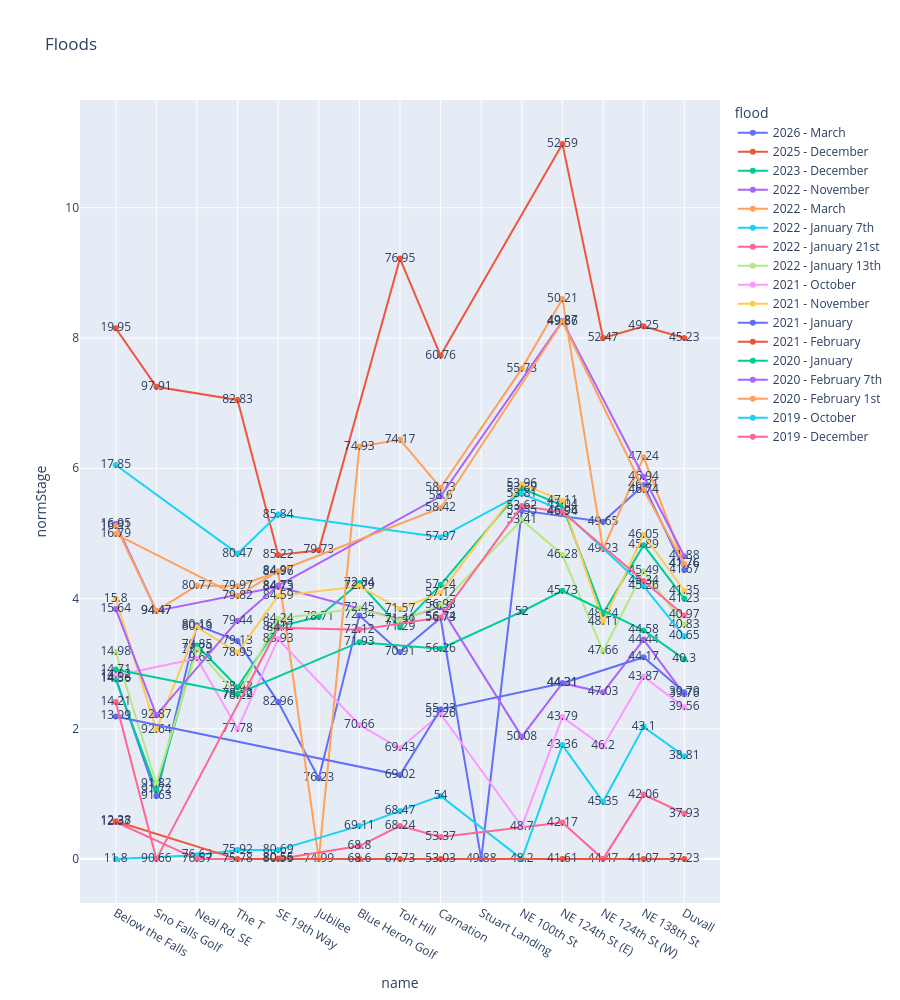

The notebook cell saved with this chart:
### Code cell
import plotly.express as px

# order the categorical x-axis by rank (ascending rank == descending river mile,
# matching the riverMile chart: upstream on the left, Duvall on the right)
name_order = group_df.sort_values('rank')['name'].drop_duplicates().tolist()

fig = px.line(group_df, x="name", y="normStage", title='Floods', color="flood", markers=True, height=1000, text="stage",
              category_orders={"name": name_order})

fig.show()

### Figure 1 — Plotly figure (JSON) as saved in the notebook; plotly's stock layout.template omitted (floating-point values rounded to 4 significant figures)
{"data": [{"hovertemplate": "flood=2026 - March<br>name=%{x}<br>normStage=%{y}<br>stage=%{text}<extra></extra>", "legendgroup": "2026 - March", "line": {"color": "#636efa", "dash": "solid"}, "marker": {"symbol": "circle"}, "mode": "lines+markers+text", "name": "2026 - March", "orientation": "v", "showlegend": true, "text": [41.67, 46.81, 49.65, 53.55, 49.88, 56.73, 70.91, 72.34, 76.23, 82.96, 79.13, 80.16, 91.63, 14.58], "type": "scatter", "x": ["Duvall", "NE 138th St", "NE 124th St (W)", "NE 100th St", "Stuart Landing", "Carnation", "Tolt Hill", "Blue Heron Golf", "Jubilee ", "SE 19th Way", "The T", "Neal Rd. SE", "Sno Falls Golf", "Below the Falls"], "xaxis": "x", "y": [4.44, 5.74, 5.18, 5.35, 0.0, 3.7, 3.18, 3.74, 1.24, 2.41, 3.35, 3.59, 0.97, 2.78], "yaxis": "y"}, {"hovertemplate": "flood=2025 - December<br>name=%{x}<br>normStage=%{y}<br>stage=%{text}<extra></extra>", "legendgroup": "2025 - December", "line": {"color": "#EF553B", "dash": "solid"}, "marker": {"symbol": "circle"}, "mode": "lines+markers+text", "name": "2025 - December", "orientation": "v", "showlegend": true, "text": [45.23, 49.25, 52.47, 52.59, 60.76, 76.95, 79.73, 85.22, 82.83, 97.91, 19.95], "type": "scatter", "x": ["Duvall", "NE 138th St", "NE 124th St (W)", "NE 124th St (E)", "Carnation", "Tolt Hill", "Jubilee ", "SE 19th Way", "The T", "Sno Falls Golf", "Below the Falls"], "xaxis": "x", "y": [8.0, 8.18, 8.0, 10.98, 7.73, 9.22, 4.74, 4.67, 7.05, 7.25, 8.15], "yaxis": "y"}, {"hovertemplate": "flood=2023 - December<br>name=%{x}<br>normStage=%{y}<br>stage=%{text}<extra></extra>", "legendgroup": "2023 - December", "line": {"color": "#00cc96", "dash": "solid"}, "marker": {"symbol": "circle"}, "mode": "lines+markers+text", "name": "2023 - December", "orientation": "v", "showlegend": true, "text": [41.23, 45.89, 48.24, 47.04, 53.89, 57.24, 71.29, 72.84, 78.71, 84.12, 78.42, 79.85, 91.72, 14.56], "type": "scatter", "x": ["Duvall", "NE 138th St", "NE 124th St (W)", "NE 124th St (E)", "NE 100th St", "Carnation", "Tolt Hill", "Blue Heron Golf", "Jubilee ", "SE 19th Way", "The T", "Neal Rd. SE", "Sno Falls Golf", "Below the Falls"], "xaxis": "x", "y": [4.0, 4.82, 3.77, 5.43, 5.69, 4.21, 3.56, 4.24, 3.72, 3.57, 2.64, 3.28, 1.06, 2.76], "yaxis": "y"}, {"hovertemplate": "flood=2022 - November <br>name=%{x}<br>normStage=%{y}<br>stage=%{text}<extra></extra>", "legendgroup": "2022 - November ", "line": {"color": "#ab63fa", "dash": "solid"}, "marker": {"symbol": "circle"}, "mode": "lines+markers+text", "name": "2022 - November ", "orientation": "v", "showlegend": true, "text": [39.76, 44.44, 47.03, 44.31, 50.08, 56.9, 71.41, 84.73, 94.47, 16.95], "type": "scatter", "x": ["Duvall", "NE 138th St", "NE 124th St (W)", "NE 124th St (E)", "NE 100th St", "Carnation", "Tolt Hill", "SE 19th Way", "Sno Falls Golf", "Below the Falls"], "xaxis": "x", "y": [2.53, 3.37, 2.56, 2.7, 1.88, 3.87, 3.68, 4.18, 3.81, 5.15], "yaxis": "y"}, {"hovertemplate": "flood=2022 - March<br>name=%{x}<br>normStage=%{y}<br>stage=%{text}<extra></extra>", "legendgroup": "2022 - March", "line": {"color": "#FFA15A", "dash": "solid"}, "marker": {"symbol": "circle"}, "mode": "lines+markers+text", "name": "2022 - March", "orientation": "v", "showlegend": true, "text": [41.76, 47.24, 49.23, 50.21, 55.73, 58.73, 74.17, 74.93, 74.99, 84.96, 79.97, 80.77, 94.47, 16.91], "type": "scatter", "x": ["Duvall", "NE 138th St", "NE 124th St (W)", "NE 124th St (E)", "NE 100th St", "Carnation", "Tolt Hill", "Blue Heron Golf", "Jubilee ", "SE 19th Way", "The T", "Neal Rd. SE", "Sno Falls Golf", "Below the Falls"], "xaxis": "x", "y": [4.53, 6.17, 4.76, 8.6, 7.53, 5.7, 6.44, 6.33, 0.0, 4.41, 4.19, 4.2, 3.81, 5.11], "yaxis": "y"}, {"hovertemplate": "flood=2022 - January 7th<br>name=%{x}<br>normStage=%{y}<br>stage=%{text}<extra></extra>", "legendgroup": "2022 - January 7th", "line": {"color": "#19d3f3", "dash": "solid"}, "marker": {"symbol": "circle"}, "mode": "lines+markers+text", "name": "2022 - January 7th", "orientation": "v", "showlegend": true, "text": [38.81, 43.1, 45.35, 43.36, 48.2, 54.0, 68.47, 69.11, 80.69, 75.92, 76.63, 11.8], "type": "scatter", "x": ["Duvall", "NE 138th St", "NE 124th St (W)", "NE 124th St (E)", "NE 100th St", "Carnation", "Tolt Hill", "Blue Heron Golf", "SE 19th Way", "The T", "Neal Rd. SE", "Below the Falls"], "xaxis": "x", "y": [1.58, 2.03, 0.88, 1.75, 0.0, 0.97, 0.74, 0.51, 0.14, 0.14, 0.06, 0.0], "yaxis": "y"}, {"hovertemplate": "flood=2022 - January 21st<br>name=%{x}<br>normStage=%{y}<br>stage=%{text}<extra></extra>", "legendgroup": "2022 - January 21st", "line": {"color": "#FF6692", "dash": "solid"}, "marker": {"symbol": "circle"}, "mode": "lines+markers+text", "name": "2022 - January 21st", "orientation": "v", "showlegend": true, "text": [37.93, 42.06, 44.47, 42.17, 53.37, 68.24, 68.8, 80.55, 76.57, 12.37], "type": "scatter", "x": ["Duvall", "NE 138th St", "NE 124th St (W)", "NE 124th St (E)", "Carnation", "Tolt Hill", "Blue Heron Golf", "SE 19th Way", "Neal Rd. SE", "Below the Falls"], "xaxis": "x", "y": [0.7, 0.99, 0.0, 0.56, 0.34, 0.51, 0.2, 0.0, 0.0, 0.57], "yaxis": "y"}, {"hovertemplate": "flood=2022 - January 13th<br>name=%{x}<br>normStage=%{y}<br>stage=%{text}<extra></extra>", "legendgroup": "2022 - January 13th", "line": {"color": "#B6E880", "dash": "solid"}, "marker": {"symbol": "circle"}, "mode": "lines+markers+text", "name": "2022 - January 13th", "orientation": "v", "showlegend": true, "text": [40.83, 45.49, 47.66, 46.28, 53.41, 56.93, 71.39, 72.45, 84.24, 78.29, 79.79, 91.82, 14.98], "type": "scatter", "x": ["Duvall", "NE 138th St", "NE 124th St (W)", "NE 124th St (E)", "NE 100th St", "Carnation", "Tolt Hill", "Blue Heron Golf", "SE 19th Way", "The T", "Neal Rd. SE", "Sno Falls Golf", "Below the Falls"], "xaxis": "x", "y": [3.6, 4.42, 3.19, 4.67, 5.21, 3.9, 3.66, 3.85, 3.69, 2.51, 3.22, 1.16, 3.18], "yaxis": "y"}, {"hovertemplate": "flood=2021 - October<br>name=%{x}<br>normStage=%{y}<br>stage=%{text}<extra></extra>", "legendgroup": "2021 - October", "line": {"color": "#FF97FF", "dash": "solid"}, "marker": {"symbol": "circle"}, "mode": "lines+markers+text", "name": "2021 - October", "orientation": "v", "showlegend": true, "text": [39.56, 43.87, 46.2, 43.79, 48.7, 55.26, 69.43, 70.66, 83.93, 77.78, 79.65, 14.62], "type": "scatter", "x": ["Duvall", "NE 138th St", "NE 124th St (W)", "NE 124th St (E)", "NE 100th St", "Carnation", "Tolt Hill", "Blue Heron Golf", "SE 19th Way", "The T", "Neal Rd. SE", "Below the Falls"], "xaxis": "x", "y": [2.33, 2.8, 1.73, 2.18, 0.5, 2.23, 1.7, 2.06, 3.38, 2.0, 3.08, 2.82], "yaxis": "y"}, {"hovertemplate": "flood=2021 - November<br>name=%{x}<br>normStage=%{y}<br>stage=%{text}<extra></extra>", "legendgroup": "2021 - November", "line": {"color": "#FECB52", "dash": "solid"}, "marker": {"symbol": "circle"}, "mode": "lines+markers+text", "name": "2021 - November", "orientation": "v", "showlegend": true, "text": [41.35, 46.05, 48.11, 47.11, 53.96, 57.12, 71.57, 72.79, 84.59, 78.95, 80.13, 92.64, 15.8], "type": "scatter", "x": ["Duvall", "NE 138th St", "NE 124th St (W)", "NE 124th St (E)", "NE 100th St", "Carnation", "Tolt Hill", "Blue Heron Golf", "SE 19th Way", "The T", "Neal Rd. SE", "Sno Falls Golf", "Below the Falls"], "xaxis": "x", "y": [4.12, 4.98, 3.64, 5.5, 5.76, 4.09, 3.84, 4.19, 4.04, 3.17, 3.56, 1.98, 4.0], "yaxis": "y"}, {"hovertemplate": "flood=2021 - January<br>name=%{x}<br>normStage=%{y}<br>stage=%{text}<extra></extra>", "legendgroup": "2021 - January", "line": {"color": "#636efa", "dash": "solid"}, "marker": {"symbol": "circle"}, "mode": "lines+markers+text", "name": "2021 - January", "orientation": "v", "showlegend": true, "text": [39.79, 44.17, 44.31, 55.33, 69.02, 13.99], "type": "scatter", "x": ["Duvall", "NE 138th St", "NE 124th St (E)", "Carnation", "Tolt Hill", "Below the Falls"], "xaxis": "x", "y": [2.56, 3.1, 2.7, 2.3, 1.29, 2.19], "yaxis": "y"}, {"hovertemplate": "flood=2021 - February<br>name=%{x}<br>normStage=%{y}<br>stage=%{text}<extra></extra>", "legendgroup": "2021 - February", "line": {"color": "#EF553B", "dash": "solid"}, "marker": {"symbol": "circle"}, "mode": "lines+markers+text", "name": "2021 - February", "orientation": "v", "showlegend": true, "text": [37.23, 41.07, 41.61, 53.03, 67.73, 68.6, 80.56, 75.78, 12.38], "type": "scatter", "x": ["Duvall", "NE 138th St", "NE 124th St (E)", "Carnation", "Tolt Hill", "Blue Heron Golf", "SE 19th Way", "The T", "Below the Falls"], "xaxis": "x", "y": [0.0, 0.0, 0.0, 0.0, 0.0, 0.0, 0.01, 0.0, 0.58], "yaxis": "y"}, {"hovertemplate": "flood=2020 - January<br>name=%{x}<br>normStage=%{y}<br>stage=%{text}<extra></extra>", "legendgroup": "2020 - January", "line": {"color": "#00cc96", "dash": "solid"}, "marker": {"symbol": "circle"}, "mode": "lines+markers+text", "name": "2020 - January", "orientation": "v", "showlegend": true, "text": [40.3, 44.58, 45.73, 52.0, 56.26, 71.93, 78.32, 14.71], "type": "scatter", "x": ["Duvall", "NE 138th St", "NE 124th St (E)", "NE 100th St", "Carnation", "Blue Heron Golf", "The T", "Below the Falls"], "xaxis": "x", "y": [3.07, 3.51, 4.12, 3.8, 3.23, 3.33, 2.54, 2.91], "yaxis": "y"}, {"hovertemplate": "flood=2020 - February 7th<br>name=%{x}<br>normStage=%{y}<br>stage=%{text}<extra></extra>", "legendgroup": "2020 - February 7th", "line": {"color": "#ab63fa", "dash": "solid"}, "marker": {"symbol": "circle"}, "mode": "lines+markers+text", "name": "2020 - February 7th", "orientation": "v", "showlegend": true, "text": [41.88, 46.94, 49.87, 58.6, 84.75, 79.44, 92.87, 15.64], "type": "scatter", "x": ["Duvall", "NE 138th St", "NE 124th St (E)", "Carnation", "SE 19th Way", "The T", "Sno Falls Golf", "Below the Falls"], "xaxis": "x", "y": [4.65, 5.87, 8.26, 5.57, 4.2, 3.66, 2.21, 3.84], "yaxis": "y"}, {"hovertemplate": "flood=2020 - February 1st<br>name=%{x}<br>normStage=%{y}<br>stage=%{text}<extra></extra>", "legendgroup": "2020 - February 1st", "line": {"color": "#FFA15A", "dash": "solid"}, "marker": {"symbol": "circle"}, "mode": "lines+markers+text", "name": "2020 - February 1st", "orientation": "v", "showlegend": true, "text": [41.76, 46.74, 49.86, 58.42, 84.97, 79.82, 16.79], "type": "scatter", "x": ["Duvall", "NE 138th St", "NE 124th St (E)", "Carnation", "SE 19th Way", "The T", "Below the Falls"], "xaxis": "x", "y": [4.53, 5.67, 8.25, 5.39, 4.42, 4.04, 4.99], "yaxis": "y"}, {"hovertemplate": "flood=2019 - October<br>name=%{x}<br>normStage=%{y}<br>stage=%{text}<extra></extra>", "legendgroup": "2019 - October", "line": {"color": "#19d3f3", "dash": "solid"}, "marker": {"symbol": "circle"}, "mode": "lines+markers+text", "name": "2019 - October", "orientation": "v", "showlegend": true, "text": [40.65, 45.26, 46.96, 53.81, 57.97, 85.84, 80.47, 17.85], "type": "scatter", "x": ["Duvall", "NE 138th St", "NE 124th St (E)", "NE 100th St", "Carnation", "SE 19th Way", "The T", "Below the Falls"], "xaxis": "x", "y": [3.42, 4.19, 5.35, 5.61, 4.94, 5.29, 4.69, 6.05], "yaxis": "y"}, {"hovertemplate": "flood=2019 - December<br>name=%{x}<br>normStage=%{y}<br>stage=%{text}<extra></extra>", "legendgroup": "2019 - December", "line": {"color": "#FF6692", "dash": "solid"}, "marker": {"symbol": "circle"}, "mode": "lines+markers+text", "name": "2019 - December", "orientation": "v", "showlegend": true, "text": [40.97, 45.34, 46.94, 53.62, 56.74, 72.12, 84.1, 90.66, 14.21], "type": "scatter", "x": ["Duvall", "NE 138th St", "NE 124th St (E)", "NE 100th St", "Carnation", "Blue Heron Golf", "SE 19th Way", "Sno Falls Golf", "Below the Falls"], "xaxis": "x", "y": [3.74, 4.27, 5.33, 5.42, 3.71, 3.52, 3.55, 0.0, 2.41], "yaxis": "y"}], "layout": {"height": 1000, "legend": {"title": {"text": "flood"}, "tracegroupgap": 0}, "title": {"text": "Floods"}, "xaxis": {"anchor": "y", "categoryarray": ["Below the Falls", "Sno Falls Golf", "Neal Rd. SE", "The T", "SE 19th Way", "Jubilee ", "Blue Heron Golf", "Tolt Hill", "Carnation", "Stuart Landing", "NE 100th St", "NE 124th St (E)", "NE 124th St (W)", "NE 138th St", "Duvall"], "categoryorder": "array", "domain": [0, 1], "title": {"text": "name"}}, "yaxis": {"anchor": "x", "domain": [0, 1], "title": {"text": "normStage"}}}}
